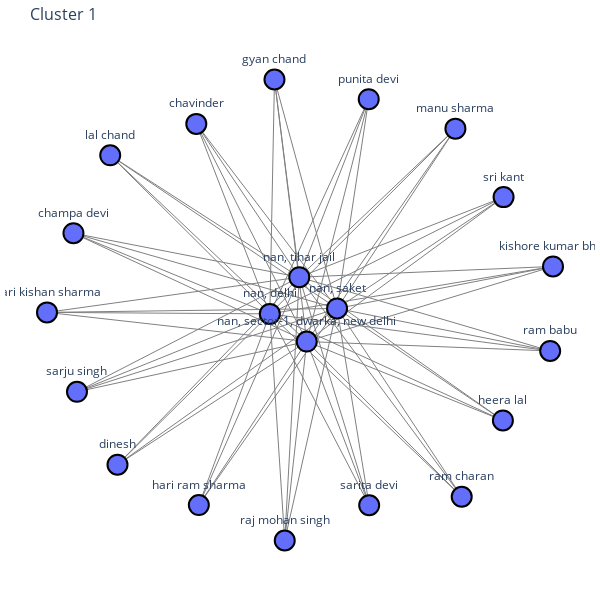
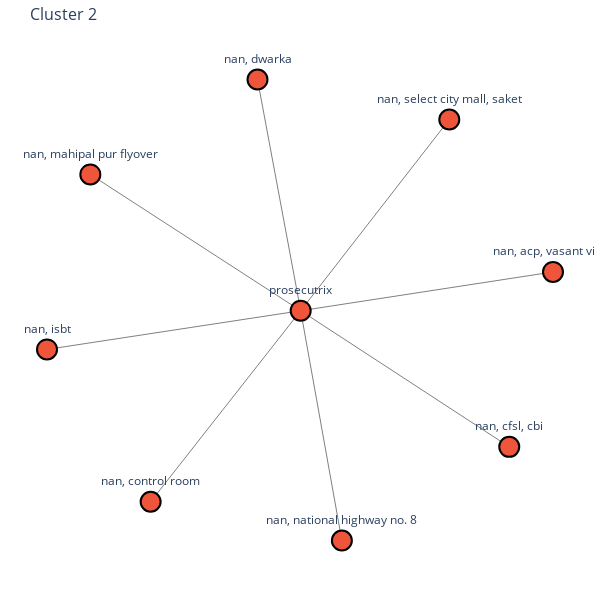
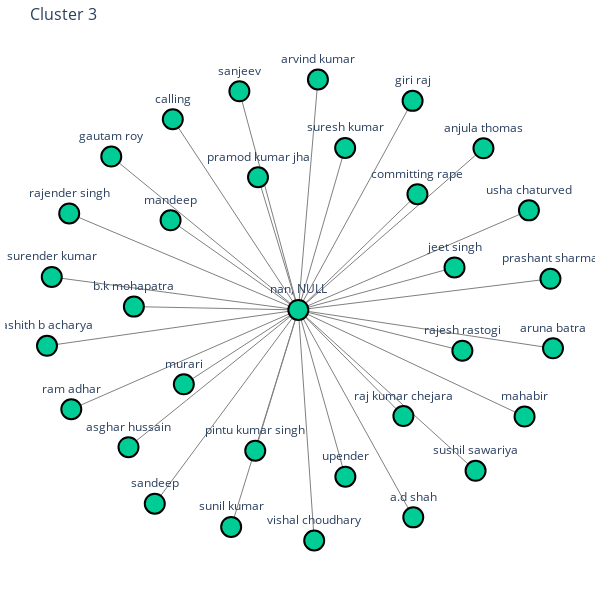
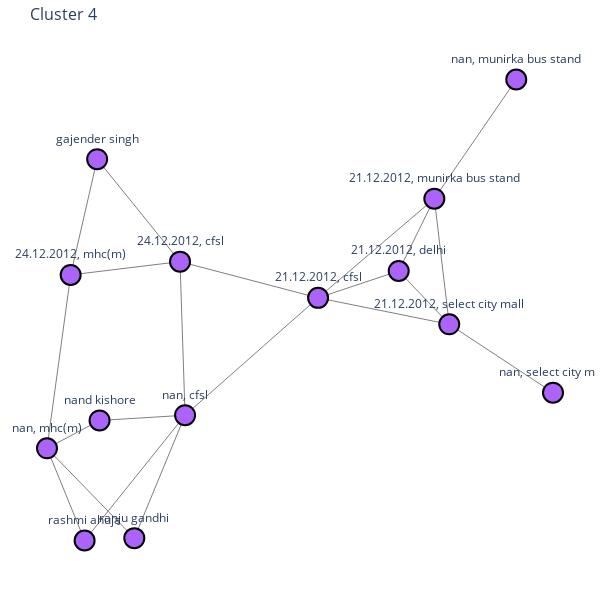

The code cell stored with these charts, in order, in its notebook:
### Code cell
import networkx as nx
import plotly.graph_objs as go

# Assuming 'G' is your graph and 'labels' is the list of labels
# Renumber clusters from 1 to 7 if needed, otherwise ensure you have clusters numbered 1 to 7
unique_labels = list(set(labels))
label_mapping = {label: idx+1 for idx, label in enumerate(unique_labels)}

if len(unique_labels) > len(color_palette):
    raise ValueError("Not enough colors in the palette for the number of unique labels.")

def draw_subgraph_plotly(subgraph, cluster_id, cluster_color):
    pos = nx.spring_layout(subgraph, seed=42)  # Fixed seed for reproducibility
    
    # Extract the node positions
    x_nodes = [pos[node][0] for node in subgraph.nodes()]
    y_nodes = [pos[node][1] for node in subgraph.nodes()]

    # Extract the edges
    edge_x = []
    edge_y = []
    for edge in subgraph.edges():
        x0, y0 = pos[edge[0]]
        x1, y1 = pos[edge[1]]
        edge_x.extend([x0, x1, None])
        edge_y.extend([y0, y1, None])

    # Edge trace
    edge_trace = go.Scatter(
        x=edge_x, y=edge_y,
        line=dict(width=1, color='gray'),
        hoverinfo='none',
        mode='lines')

    # Node trace
    node_trace = go.Scatter(
        x=x_nodes, y=y_nodes,
        mode='markers+text',
        text=[f'{node}' for node in subgraph.nodes()],
        textposition="top center",
        marker=dict(
            showscale=False,
            color=cluster_color,  # Assign the cluster color
            size=20,
            line=dict(width=2, color='black')
        ),
        hoverinfo='text'
    )

    # Create figure
    fig = go.Figure(data=[edge_trace, node_trace],
                    layout=go.Layout(
                        title=f'Cluster {cluster_id}',
                        titlefont=dict(size=16),
                        showlegend=False,
                        hovermode='closest',
                        margin=dict(b=20, l=5, r=5, t=40),
                        xaxis=dict(showgrid=False, zeroline=False, showticklabels=False),
                        yaxis=dict(showgrid=False, zeroline=False, showticklabels=False),
                        height=600,
                        width=600,
                        paper_bgcolor='white',
                        plot_bgcolor='white'
                    ))

    fig.show()

# Iterate over each cluster and draw the subgraph
for original_cluster_id in set(labels):
    cluster_id = label_mapping[original_cluster_id]
    cluster_color = color_palette[cluster_id - 1]  # Assign a unique color to each cluster
    cluster_nodes = [node for node, label in zip(G.nodes, labels) if label == original_cluster_id]
    subgraph = G.subgraph(cluster_nodes)
    draw_subgraph_plotly(subgraph, cluster_id, cluster_color)

### Figure 1 — Plotly figure (JSON) as saved in the notebook; plotly's stock layout.template omitted (floating-point values rounded to 4 significant figures; data arrays with more than 128 entries replaced by an {"elided": "..."} marker saying what was removed)
{"data": [{"hoverinfo": "none", "line": {"color": "gray", "width": 1}, "mode": "lines", "type": "scatter", "x": {"elided": "204 float values"}, "y": {"elided": "204 float values"}}, {"hoverinfo": "text", "marker": {"color": "#636EFA", "line": {"color": "black", "width": 2}, "showscale": false, "size": 20}, "mode": "markers+text", "text": ["gyan chand", "ram babu", "hari ram sharma", "champa devi", "manu sharma", "lal chand", "nan, tihar jail", "dinesh", "sri kant", "raj mohan singh", "nan, sector-1, dwarka, new delhi", "nan, delhi", "punita devi", "sarju singh", "ram charan", "nan, saket", "chavinder", "kishore kumar bhat", "sarita devi", "heera lal", "hari kishan sharma"], "textposition": "top center", "type": "scatter", "x": [-0.1092, 0.9566, -0.4016, -0.8863, 0.5903, -0.7442, -0.01328, -0.716, 0.7765, -0.06951, 0.01555, -0.1272, 0.2551, -0.8726, 0.6146, 0.1327, -0.4114, 0.9675, 0.2569, 0.7738, -0.9885], "y": [1, -0.177, -0.8454, 0.3334, 0.7869, 0.6713, 0.1428, -0.6704, 0.4899, -0.9991, -0.1363, -0.01634, 0.9144, -0.3543, -0.8093, 0.007105, 0.8075, 0.1893, -0.8462, -0.4785, -0.009909]}], "layout": {"height": 600, "hovermode": "closest", "margin": {"b": 20, "l": 5, "r": 5, "t": 40}, "paper_bgcolor": "white", "plot_bgcolor": "white", "showlegend": false, "title": {"font": {"size": 16}, "text": "Cluster 1"}, "width": 600, "xaxis": {"showgrid": false, "showticklabels": false, "zeroline": false}, "yaxis": {"showgrid": false, "showticklabels": false, "zeroline": false}}}

### Figure 2 — Plotly figure (JSON) as saved in the notebook; plotly's stock layout.template omitted (floating-point values rounded to 4 significant figures)
{"data": [{"hoverinfo": "none", "line": {"color": "gray", "width": 1}, "mode": "lines", "type": "scatter", "x": [0.002891, 0.1654, null, 0.002891, -0.8272, null, 0.002891, -0.9982, null, 0.002891, -0.5892, null, 0.002891, 0.9986, null, 0.002891, 0.8259, null, 0.002891, 0.5893, null, 0.002891, -0.1675, null], "y": [-0.0009333, -0.9955, null, -0.0009333, 0.589, null, -0.0009333, -0.1683, null, -0.0009333, -0.8278, null, -0.0009333, 0.167, null, -0.0009333, -0.5902, null, -0.0009333, 0.8268, null, -0.0009333, 1, null]}, {"hoverinfo": "text", "marker": {"color": "#EF553B", "line": {"color": "black", "width": 2}, "showscale": false, "size": 20}, "mode": "markers+text", "text": ["prosecutrix", "nan, acp, vasant vihar", "nan, control room", "nan, mahipal pur flyover", "nan, select city mall, saket", "nan, dwarka", "nan, cfsl, cbi", "nan, national highway no. 8", "nan, isbt"], "textposition": "top center", "type": "scatter", "x": [0.002891, 0.9986, -0.5892, -0.8272, 0.5893, -0.1675, 0.8259, 0.1654, -0.9982], "y": [-0.0009333, 0.167, -0.8278, 0.589, 0.8268, 1, -0.5902, -0.9955, -0.1683]}], "layout": {"height": 600, "hovermode": "closest", "margin": {"b": 20, "l": 5, "r": 5, "t": 40}, "paper_bgcolor": "white", "plot_bgcolor": "white", "showlegend": false, "title": {"font": {"size": 16}, "text": "Cluster 2"}, "width": 600, "xaxis": {"showgrid": false, "showticklabels": false, "zeroline": false}, "yaxis": {"showgrid": false, "showticklabels": false, "zeroline": false}}}

### Figure 3 — Plotly figure (JSON) as saved in the notebook; plotly's stock layout.template omitted (floating-point values rounded to 4 significant figures)
{"data": [{"hoverinfo": "none", "line": {"color": "gray", "width": 1}, "mode": "lines", "type": "scatter", "x": [0.07158, -0.003932, null, 0.5975, -0.003932, null, -0.5567, -0.003932, null, -0.9533, -0.003932, null, 0.4547, -0.003932, null, -0.7243, -0.003932, null, 0.8672, -0.003932, null, -0.6579, -0.003932, null, -0.4959, -0.003932, null, 0.4007, -0.003932, null, 0.4387, -0.003932, null, -0.4448, -0.003932, null, 0.1763, -0.003932, null, -0.6372, -0.003932, null, 0.05721, -0.003932, null, 0.6786, -0.003932, null, -0.2309, -0.003932, null, 0.8841, -0.003932, null, -0.2626, -0.003932, null, 0.6277, -0.003932, null, -0.9717, -0.003932, null, -0.8862, -0.003932, null, -0.4873, -0.003932, null, -0.1593, -0.003932, null, 0.1772, -0.003932, null, 0.9669, -0.003932, null, 0.7089, -0.003932, null, 0.4361, -0.003932, null, -0.8782, -0.003932, null, -0.003932, -0.1698, null, -0.003932, 0.9767, null], "y": [0.9957, -0.001946, null, 0.182, -0.001946, null, -0.8408, -0.001946, null, 0.1407, -0.001946, null, 0.4993, -0.001946, null, 0.6622, -0.001946, null, -0.4633, -0.001946, null, -0.5959, -0.001946, null, 0.3862, -0.001946, null, -0.4614, -0.001946, null, -0.8998, -0.001946, null, -0.324, -0.001946, null, 0.6992, -0.001946, null, 0.01246, -0.001946, null, -1, -0.001946, null, -0.6985, -0.001946, null, 0.9445, -0.001946, null, 0.4291, -0.001946, null, -0.9412, -0.001946, null, -0.1783, -0.001946, null, -0.1572, -0.001946, null, 0.416, -0.001946, null, 0.8236, -0.001946, null, 0.5726, -0.001946, null, -0.7238, -0.001946, null, 0.133, -0.001946, null, 0.6977, -0.001946, null, 0.9032, -0.001946, null, -0.4318, -0.001946, null, -0.001946, -0.6113, null, -0.001946, -0.1681, null]}, {"hoverinfo": "text", "marker": {"color": "#00CC96", "line": {"color": "black", "width": 2}, "showscale": false, "size": 20}, "mode": "markers+text", "text": ["arvind kumar", "jeet singh", "sandeep", "surender kumar", "committing rape", "gautam roy", "mahabir", "asghar hussain", "mandeep", "raj kumar chejara", "a.d shah", "murari", "suresh kumar", "b.k mohapatra", "vishal choudhary", "sushil sawariya", "sanjeev", "usha chaturved", "sunil kumar", "rajesh rastogi", "ashith b acharya", "rajender singh", "calling", "pramod kumar jha", "upender", "prashant sharma", "anjula thomas", "giri raj", "ram adhar", "nan, NULL", "pintu kumar singh", "aruna batra"], "textposition": "top center", "type": "scatter", "x": [0.07158, 0.5975, -0.5567, -0.9533, 0.4547, -0.7243, 0.8672, -0.6579, -0.4959, 0.4007, 0.4387, -0.4448, 0.1763, -0.6372, 0.05721, 0.6786, -0.2309, 0.8841, -0.2626, 0.6277, -0.9717, -0.8862, -0.4873, -0.1593, 0.1772, 0.9669, 0.7089, 0.4361, -0.8782, -0.003932, -0.1698, 0.9767], "y": [0.9957, 0.182, -0.8408, 0.1407, 0.4993, 0.6622, -0.4633, -0.5959, 0.3862, -0.4614, -0.8998, -0.324, 0.6992, 0.01246, -1, -0.6985, 0.9445, 0.4291, -0.9412, -0.1783, -0.1572, 0.416, 0.8236, 0.5726, -0.7238, 0.133, 0.6977, 0.9032, -0.4318, -0.001946, -0.6113, -0.1681]}], "layout": {"height": 600, "hovermode": "closest", "margin": {"b": 20, "l": 5, "r": 5, "t": 40}, "paper_bgcolor": "white", "plot_bgcolor": "white", "showlegend": false, "title": {"font": {"size": 16}, "text": "Cluster 3"}, "width": 600, "xaxis": {"showgrid": false, "showticklabels": false, "zeroline": false}, "yaxis": {"showgrid": false, "showticklabels": false, "zeroline": false}}}

### Figure 4 — Plotly figure (JSON) as saved in the notebook; plotly's stock layout.template omitted (floating-point values rounded to 4 significant figures)
{"data": [{"hoverinfo": "none", "line": {"color": "gray", "width": 1}, "mode": "lines", "type": "scatter", "x": [-0.5209, -0.6972, null, -0.5209, -0.2341, null, -0.2341, -0.571, null, -0.2341, -0.4044, null, -0.2341, 0.212, null, -0.2341, -0.251, null, -0.6972, -0.571, null, -0.6972, -0.4044, null, -0.6972, -0.6178, null, -0.5289, -0.6178, null, -0.5289, -0.251, null, 0.602, 0.8768, null, 0.602, 0.4825, null, 0.602, 0.652, null, 0.602, 0.212, null, -0.251, 0.212, null, -0.251, -0.6178, null, 1, 0.652, null, 0.652, 0.4825, null, 0.652, 0.212, null, 0.4825, 0.212, null], "y": [-0.1985, -0.2597, null, -0.1985, -0.187, null, -0.187, -0.4624, null, -0.187, -0.4572, null, -0.187, 0.07102, null, -0.187, 0.1507, null, -0.2597, -0.4624, null, -0.2597, -0.4572, null, -0.2597, 0.1215, null, 0.3758, 0.1215, null, 0.3758, 0.1507, null, 0.2891, 0.5511, null, 0.2891, 0.1301, null, 0.2891, 0.0129, null, 0.2891, 0.07102, null, 0.1507, 0.07102, null, 0.1507, 0.1215, null, -0.1374, 0.0129, null, 0.0129, 0.1301, null, 0.0129, 0.07102, null, 0.1301, 0.07102, null]}, {"hoverinfo": "text", "marker": {"color": "#AB63FA", "line": {"color": "black", "width": 2}, "showscale": false, "size": 20}, "mode": "markers+text", "text": ["nand kishore", "nan, cfsl", "nan, mhc(m)", "gajender singh", "21.12.2012, munirka bus stand", "nan, munirka bus stand", "rashmi ahuja", "24.12.2012, cfsl", "24.12.2012, mhc(m)", "nan, select city mall", "21.12.2012, select city mall", "21.12.2012, delhi", "ranju gandhi", "21.12.2012, cfsl"], "textposition": "top center", "type": "scatter", "x": [-0.5209, -0.2341, -0.6972, -0.5289, 0.602, 0.8768, -0.571, -0.251, -0.6178, 1, 0.652, 0.4825, -0.4044, 0.212], "y": [-0.1985, -0.187, -0.2597, 0.3758, 0.2891, 0.5511, -0.4624, 0.1507, 0.1215, -0.1374, 0.0129, 0.1301, -0.4572, 0.07102]}], "layout": {"height": 600, "hovermode": "closest", "margin": {"b": 20, "l": 5, "r": 5, "t": 40}, "paper_bgcolor": "white", "plot_bgcolor": "white", "showlegend": false, "title": {"font": {"size": 16}, "text": "Cluster 4"}, "width": 600, "xaxis": {"showgrid": false, "showticklabels": false, "zeroline": false}, "yaxis": {"showgrid": false, "showticklabels": false, "zeroline": false}}}
